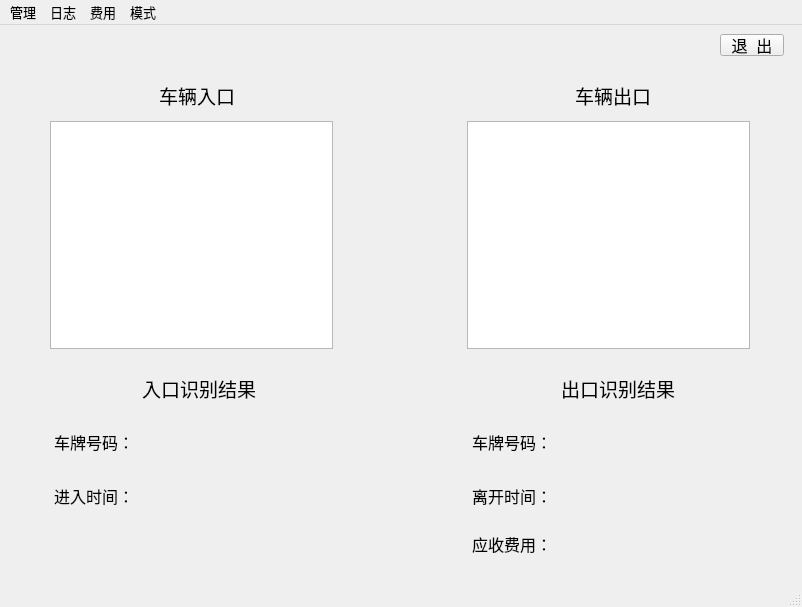
<?xml version="1.0" encoding="UTF-8"?>
<ui version="4.0">
 <class>social</class>
 <widget class="QMainWindow" name="social">
  <property name="geometry">
   <rect>
    <x>0</x>
    <y>0</y>
    <width>802</width>
    <height>607</height>
   </rect>
  </property>
  <property name="windowTitle">
   <string>停车管理系统-社会停车模式</string>
  </property>
  <widget class="QWidget" name="centralwidget">
   <widget class="QLabel" name="label">
    <property name="geometry">
     <rect>
      <x>159</x>
      <y>51</y>
      <width>158</width>
      <height>39</height>
     </rect>
    </property>
    <property name="font">
     <font>
      <family>宋体</family>
      <pointsize>14</pointsize>
     </font>
    </property>
    <property name="text">
     <string>车辆入口</string>
    </property>
   </widget>
   <widget class="QLabel" name="label_2">
    <property name="geometry">
     <rect>
      <x>575</x>
      <y>51</y>
      <width>158</width>
      <height>39</height>
     </rect>
    </property>
    <property name="font">
     <font>
      <family>宋体</family>
      <pointsize>14</pointsize>
     </font>
    </property>
    <property name="text">
     <string>车辆出口</string>
    </property>
   </widget>
   <widget class="QGraphicsView" name="graphicsView">
    <property name="geometry">
     <rect>
      <x>50</x>
      <y>96</y>
      <width>283</width>
      <height>228</height>
     </rect>
    </property>
   </widget>
   <widget class="QGraphicsView" name="graphicsView_2">
    <property name="geometry">
     <rect>
      <x>467</x>
      <y>96</y>
      <width>283</width>
      <height>228</height>
     </rect>
    </property>
   </widget>
   <widget class="QPushButton" name="pushButton">
    <property name="geometry">
     <rect>
      <x>720</x>
      <y>9</y>
      <width>64</width>
      <height>22</height>
     </rect>
    </property>
    <property name="font">
     <font>
      <family>Arial</family>
      <pointsize>12</pointsize>
     </font>
    </property>
    <property name="text">
     <string>退  出</string>
    </property>
   </widget>
   <widget class="QLabel" name="label_3">
    <property name="geometry">
     <rect>
      <x>142</x>
      <y>344</y>
      <width>158</width>
      <height>39</height>
     </rect>
    </property>
    <property name="font">
     <font>
      <family>宋体</family>
      <pointsize>14</pointsize>
     </font>
    </property>
    <property name="text">
     <string>入口识别结果</string>
    </property>
   </widget>
   <widget class="QLabel" name="label_4">
    <property name="geometry">
     <rect>
      <x>54</x>
      <y>398</y>
      <width>73</width>
      <height>38</height>
     </rect>
    </property>
    <property name="font">
     <font>
      <family>Arial</family>
      <pointsize>12</pointsize>
     </font>
    </property>
    <property name="text">
     <string>车牌号码：</string>
    </property>
   </widget>
   <widget class="QLabel" name="label_5">
    <property name="geometry">
     <rect>
      <x>54</x>
      <y>452</y>
      <width>73</width>
      <height>38</height>
     </rect>
    </property>
    <property name="font">
     <font>
      <family>Arial</family>
      <pointsize>12</pointsize>
     </font>
    </property>
    <property name="text">
     <string>进入时间：</string>
    </property>
   </widget>
   <widget class="QLabel" name="label_6">
    <property name="geometry">
     <rect>
      <x>472</x>
      <y>398</y>
      <width>73</width>
      <height>38</height>
     </rect>
    </property>
    <property name="font">
     <font>
      <family>Arial</family>
      <pointsize>12</pointsize>
     </font>
    </property>
    <property name="text">
     <string>车牌号码：</string>
    </property>
   </widget>
   <widget class="QLabel" name="label_7">
    <property name="geometry">
     <rect>
      <x>561</x>
      <y>344</y>
      <width>158</width>
      <height>39</height>
     </rect>
    </property>
    <property name="font">
     <font>
      <family>宋体</family>
      <pointsize>14</pointsize>
     </font>
    </property>
    <property name="text">
     <string>出口识别结果</string>
    </property>
   </widget>
   <widget class="QLabel" name="label_9">
    <property name="geometry">
     <rect>
      <x>472</x>
      <y>452</y>
      <width>73</width>
      <height>38</height>
     </rect>
    </property>
    <property name="font">
     <font>
      <family>Arial</family>
      <pointsize>12</pointsize>
     </font>
    </property>
    <property name="text">
     <string>离开时间：</string>
    </property>
   </widget>
   <widget class="QLabel" name="label_10">
    <property name="geometry">
     <rect>
      <x>472</x>
      <y>500</y>
      <width>73</width>
      <height>38</height>
     </rect>
    </property>
    <property name="font">
     <font>
      <family>Arial</family>
      <pointsize>12</pointsize>
     </font>
    </property>
    <property name="text">
     <string>应收费用：</string>
    </property>
   </widget>
  </widget>
  <widget class="QMenuBar" name="menubar">
   <property name="geometry">
    <rect>
     <x>0</x>
     <y>0</y>
     <width>802</width>
     <height>19</height>
    </rect>
   </property>
   <property name="sizePolicy">
    <sizepolicy hsizetype="MinimumExpanding" vsizetype="Preferred">
     <horstretch>0</horstretch>
     <verstretch>0</verstretch>
    </sizepolicy>
   </property>
   <property name="font">
    <font>
     <pointsize>10</pointsize>
    </font>
   </property>
   <widget class="QMenu" name="menu">
    <property name="geometry">
     <rect>
      <x>169</x>
      <y>99</y>
      <width>102</width>
      <height>107</height>
     </rect>
    </property>
    <property name="font">
     <font>
      <pointsize>10</pointsize>
     </font>
    </property>
    <property name="title">
     <string>管理</string>
    </property>
    <addaction name="action"/>
    <addaction name="separator"/>
    <addaction name="action_2"/>
    <addaction name="separator"/>
    <addaction name="action_12"/>
   </widget>
   <widget class="QMenu" name="menu_3">
    <property name="font">
     <font>
      <pointsize>10</pointsize>
     </font>
    </property>
    <property name="title">
     <string>日志</string>
    </property>
    <addaction name="action_4"/>
    <addaction name="separator"/>
    <addaction name="action_7"/>
    <addaction name="separator"/>
   </widget>
   <widget class="QMenu" name="menu_2">
    <property name="font">
     <font>
      <pointsize>10</pointsize>
     </font>
    </property>
    <property name="title">
     <string>费用</string>
    </property>
    <addaction name="action_5"/>
    <addaction name="separator"/>
    <addaction name="action_8"/>
   </widget>
   <widget class="QMenu" name="menu_4">
    <property name="font">
     <font>
      <pointsize>10</pointsize>
     </font>
    </property>
    <property name="title">
     <string>模式</string>
    </property>
    <addaction name="action_11"/>
    <addaction name="separator"/>
    <addaction name="action_14"/>
   </widget>
   <addaction name="menu"/>
   <addaction name="menu_3"/>
   <addaction name="menu_2"/>
   <addaction name="menu_4"/>
  </widget>
  <widget class="QStatusBar" name="statusbar"/>
  <action name="action">
   <property name="text">
    <string>新建管理员</string>
   </property>
  </action>
  <action name="action_2">
   <property name="text">
    <string>删除管理员</string>
   </property>
  </action>
  <action name="action_3">
   <property name="text">
    <string>信息补录</string>
   </property>
   <property name="font">
    <font>
     <family>微软雅黑</family>
     <pointsize>12</pointsize>
    </font>
   </property>
  </action>
  <action name="action_4">
   <property name="text">
    <string>按车辆查询</string>
   </property>
  </action>
  <action name="action_7">
   <property name="text">
    <string>按日期查询</string>
   </property>
  </action>
  <action name="action_9">
   <property name="text">
    <string>按车主查询</string>
   </property>
  </action>
  <action name="action_10">
   <property name="text">
    <string>切换手动模式</string>
   </property>
  </action>
  <action name="action_12">
   <property name="text">
    <string>设置</string>
   </property>
  </action>
  <action name="action_5">
   <property name="text">
    <string>费率设置</string>
   </property>
  </action>
  <action name="action_8">
   <property name="text">
    <string>收费统计</string>
   </property>
  </action>
  <action name="action_11">
   <property name="text">
    <string>切换到手动模式</string>
   </property>
  </action>
  <action name="action_14">
   <property name="text">
    <string>切换到自动模式</string>
   </property>
  </action>
 </widget>
 <resources/>
 <connections/>
</ui>
